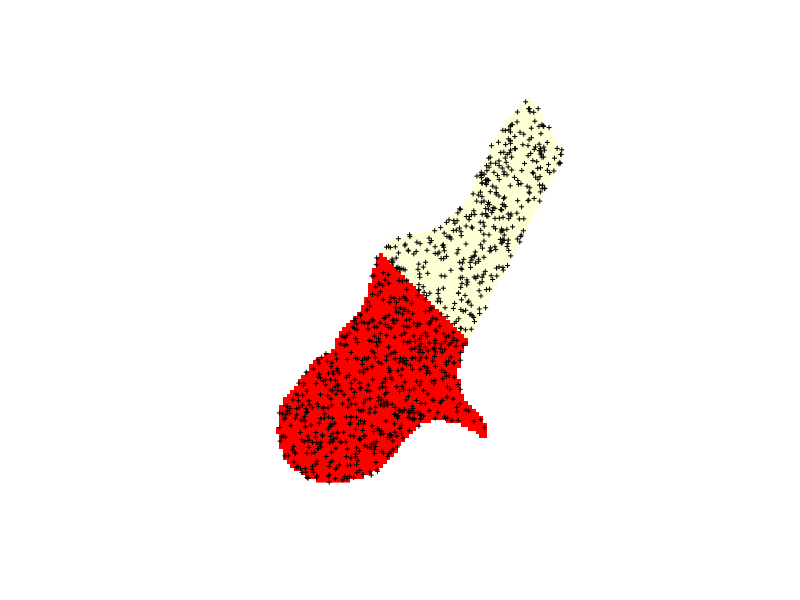

Here is the R script that generated this plot:
## random sampling over a grid
library(sp)
data(meuse.grid)
gridded(meuse.grid) = ~x+y
image(meuse.grid)
points(spsample(meuse.grid,n=1000,type="random"), pch=3, cex=.4)
